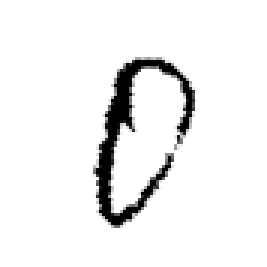
#> input picture dataset-digit/0/train/30_00330.png, 89 x 89 px, given in place of train, which was not available (shown 3 times larger)
$ jupyter execute --allow-errors Mnist_HOG.ipynb   (shell and % lines are left out)   (text cells are left out)
#> lines starting #> are read from the running program, lines starting #| are printed output that depends on the picture; after the words box and inside, x2 and y2 are one past the last pixel; in counts of white or black regions, pixels touching at a corner belong together; pictures that were not available may be replaced by others from this repository, and a replacement may not be noted
#> in load_and_extract_hog, img is the input picture: shape (89, 89, 4); mean R, G, B, A 239.7, 239.7, 239.7, 255
[cell 1]
from google.colab import drive
drive.mount('/content/drive')

[cell 2]
import matplotlib.pyplot as plt
import random

def show_samples(images, labels, samples_per_class=5):
    unique_labels = np.unique(labels)
    num_classes = len(unique_labels)

    plt.figure(figsize=(samples_per_class * 2, num_classes * 2))

    for i, label in enumerate(unique_labels):
        idxs = np.where(labels == label)[0]
        chosen = np.random.choice(idxs, samples_per_class, replace=False)

        for j, idx in enumerate(chosen):
            plt_idx = i * samples_per_class + j + 1
            plt.subplot(num_classes, samples_per_class, plt_idx)
            plt.imshow(images[idx], cmap='gray')
            plt.axis('off')

            if j == 0:
                plt.ylabel(f"Class {label}")

    plt.tight_layout()
    plt.show()

[cell 3]
from skimage.io import imread
from skimage.color import rgb2gray, rgba2rgb
from skimage.transform import resize
from skimage.filters import threshold_otsu
from skimage.feature import hog
from scipy.ndimage import center_of_mass, shift
import numpy as np
import os

def preprocess_digit(img):
    # Grayscale
    if img.ndim == 3:
        if img.shape[2] == 4:
            img = rgba2rgb(img)
#> img: shape (89, 89, 3) float64
        img = rgb2gray(img)
#> img: shape (89, 89) float64

    # Normalize 0-1
    img = (img - img.min()) / (img.max() - img.min() + 1e-8)

    # Threshold (Otsu)
    thresh = threshold_otsu(img)
#> thresh = 0.541
    img = img > thresh
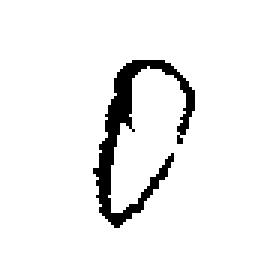
#> img: shape (89, 89) bool (shown 3 times larger); 93.9% white; 1 black region, box (x1, y1, x2, y2) and area: (31, 20, 65, 76) 481
    img = img.astype(np.float32)

    # Ensure digit is white
    if np.mean(img) > 0.5:
        img = 1 - img

    # Bounding box crop
    coords = np.column_stack(np.where(img > 0))
#> coords = 481 pairs, first value 20 to 75, second value 31 to 64
    if coords.shape[0] == 0:
        return np.zeros((28, 28))  # tránh crash nếu ảnh trống

    y_min, x_min = coords.min(axis=0)
#> y_min = 20; x_min = 31
    y_max, x_max = coords.max(axis=0)
#> y_max = 75; x_max = 64

    digit = img[y_min:y_max+1, x_min:x_max+1]
#> digit: shape (56, 34) float32; values 0 (black) and 1 (white), 25.3% white; 1 white region, box (x1, y1, x2, y2) and area: (0, 0, 34, 56) 481

    # Resize digit to 20x20
    digit = resize(digit, (20, 20), anti_aliasing=True)
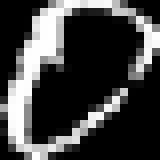
#> digit: shape (20, 20) float32 (shown 8 times larger); min 0, max 1, mean 0.259

    # Pad to 28x28
    canvas = np.zeros((28, 28))
    canvas[4:24, 4:24] = digit
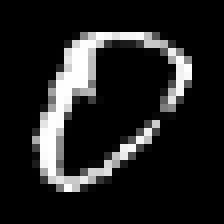
#> canvas: shape (28, 28) float64 (shown 8 times larger); min 0, max 1, mean 0.132

    # Center shift (center of mass)
    cy, cx = center_of_mass(canvas)
#> cy = 12.51; cx = 11.5
    shift_y = 14 - cy
#> shift_y = 1.49
    shift_x = 14 - cx
#> shift_x = 2.5
    canvas = shift(canvas, (shift_y, shift_x))
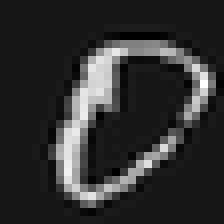
#> canvas: shape (28, 28) float64 (shown 8 times larger); min -0.122, max 1.21, mean 0.132; drawn with min black and max white

    return canvas


def load_and_extract_hog(base_path):
    X = []
    y = []
    processed_images = []

    for label in range(10):
        class_dir = os.path.join(base_path, str(label))

        for file in os.listdir(class_dir):
            img_path = os.path.join(class_dir, file)
            img = imread(img_path)

            # Preprocess digit
            img = preprocess_digit(img)

            processed_images.append(img)

            # HOG
            features = hog(
                img,
                orientations=9,
                pixels_per_cell=(4, 4),
                cells_per_block=(2, 2),
                block_norm='L2-Hys'
            )
#> features = 1296 values, max 0.672 at index 1262, min 0 at index 3, mean 0.0847

            X.append(features)
            y.append(label)

    return np.array(X), np.array(y), np.array(processed_images)

DATA_ROOT = "/content/MN"

X, y, imgs = load_and_extract_hog(DATA_ROOT)

#> (a cell that did not finish here is left out)

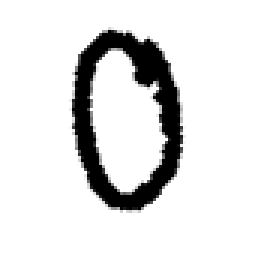
#> input picture dataset-digit/0/train/30_01306.png, 91 x 91 px, given in place of train, which was not available (shown 3 times larger)
#> in load_and_extract_hog, img is the input picture: shape (91, 91, 4); mean R, G, B, A 227.6, 227.6, 227.6, 255

[cell 5]
from sklearn.model_selection import train_test_split

# split data
#> (the rest of this cell did not finish here and is left out)

[cell 6]
from sklearn.preprocessing import StandardScaler

scaler = StandardScaler()

#> (the rest of this cell did not finish here and is left out)

[cell 7]
from sklearn.svm import SVC
from sklearn.metrics import accuracy_score, classification_report, confusion_matrix
from sklearn.model_selection import GridSearchCV

param_grid = {
    'C': [0.1, 1, 10, 100],
    'gamma': ['scale']
}

svm = SVC(kernel='rbf')

grid = GridSearchCV(
    svm,
    param_grid,
    cv=5,
    scoring='accuracy',
    n_jobs=-1,
    verbose=2
)

print("Running GridSearch...")
#> (the rest of this cell did not finish here and is left out)

#> (a cell that did not finish here is left out)

[cell 9]
import matplotlib.pyplot as plt
import seaborn as sns

#> (the rest of this cell did not finish here and is left out)

[cell 10]
import joblib
import os

SAVE_DIR = "/content/drive/MyDrive/Models"
os.makedirs(SAVE_DIR, exist_ok=True)

# Best trained SVM model
#> (the rest of this cell did not finish here and is left out)

[cell 11]
import numpy as np
import matplotlib.pyplot as plt

from skimage.io import imread
from skimage.color import rgb2gray, rgba2rgb
from skimage.transform import resize
from skimage.feature import hog
import joblib
from sklearn.metrics import accuracy_score

#> (the rest of this cell did not finish here and is left out)

[cell 12]
from skimage.io import imread
from skimage.color import rgb2gray, rgba2rgb
from skimage.transform import resize
from skimage.filters import threshold_otsu
from skimage.feature import hog
from scipy.ndimage import center_of_mass, shift
import numpy as np
import os

def preprocess_digit(img):
    # Grayscale
    if img.ndim == 3:
        if img.shape[2] == 4:
            img = rgba2rgb(img)
#> img: shape (91, 91, 3) float64
        img = rgb2gray(img)
#> img: shape (91, 91) float64

    # Normalize
    img = (img - img.min()) / (img.max() - img.min() + 1e-8)

    # Threshold
    thresh = threshold_otsu(img)
#> thresh = 0.518
    img = img > thresh
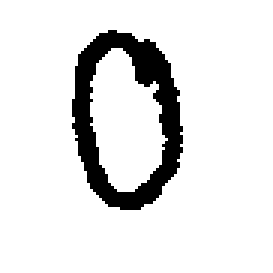
#> img: shape (91, 91) bool (shown 3 times larger); 89.3% white; 1 black region, box (x1, y1, x2, y2) and area: (24, 10, 61, 70) 887
    img = img.astype(np.float32)

    # Ensure digit is white
    if np.mean(img) > 0.5:
        img = 1 - img

    # Bounding box crop
    coords = np.column_stack(np.where(img > 0))
#> coords = 887 pairs, first value 10 to 69, second value 24 to 60
    if coords.shape[0] == 0:
        return np.zeros((28, 28))

    y_min, x_min = coords.min(axis=0)
#> y_min = 10; x_min = 24
    y_max, x_max = coords.max(axis=0)
#> y_max = 69; x_max = 60

    digit = img[y_min:y_max+1, x_min:x_max+1]
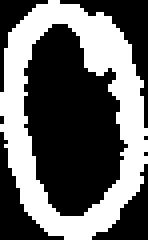
#> digit: shape (60, 37) float32 (shown 4 times larger); values 0 (black) and 1 (white), 40% white; 1 white region, box (x1, y1, x2, y2) and area: (0, 0, 37, 60) 887

    # Resize to 20x20
    digit = resize(digit, (20, 20), anti_aliasing=True)
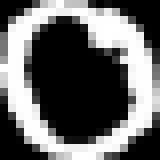
#> digit: shape (20, 20) float32 (shown 8 times larger); min 0, max 1, mean 0.403

    # Pad to 28x28
    canvas = np.zeros((28, 28))
    canvas[4:24, 4:24] = digit
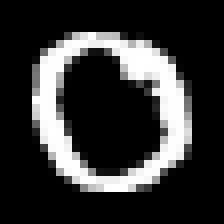
#> canvas: shape (28, 28) float64 (shown 8 times larger); min 0, max 1, mean 0.205

    # Center shift
    cy, cx = center_of_mass(canvas)
#> cy = 13.13; cx = 13.54
    shift_y = 14 - cy
#> shift_y = 0.869
    shift_x = 14 - cx
#> shift_x = 0.463
    canvas = shift(canvas, (shift_y, shift_x))
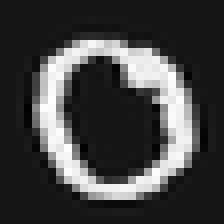
#> canvas: shape (28, 28) float64 (shown 8 times larger); min -0.106, max 1.08, mean 0.205; drawn with min black and max white

    return canvas


def load_and_extract_hog(base_path):
    X = []
    y = []
    processed_images = []

    for label in range(10):
        class_dir = os.path.join(base_path, str(label))

        for file in os.listdir(class_dir):
            img_path = os.path.join(class_dir, file)
            img = imread(img_path)

            img = preprocess_digit(img)
            processed_images.append(img)

            # HOG
            features = hog(
                img,
                orientations=9,
                pixels_per_cell=(4, 4),
                cells_per_block=(2, 2),
                block_norm='L2-Hys'
            )
#> features = 1296 values, max 0.955 at index 204, min 0 at index 0, mean 0.0824

            X.append(features)
            y.append(label)

    return np.array(X), np.array(y), np.array(processed_images)

TEST_PATH = "/content/drive/MyDrive/Data/MNIST_main/Train"

X_test, y_test, images = load_and_extract_hog(TEST_PATH)

# Scale
#> (the rest of this cell did not finish here and is left out)
